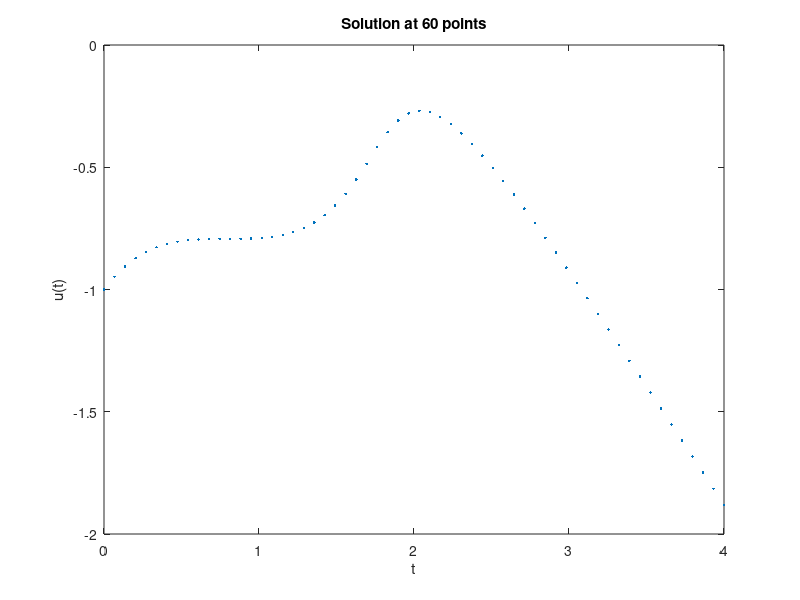

Here is the MATLAB script that generated this plot: (Note: this script raises an error after producing the figure.)
%%
% We return to he equation $u'=\sin[(u+t)^2]$ to see two variations on how 
% to obtain numerical solutions for it. In the first one, we
% can supply a vector of time nodes and receive the solution at exactly
% those times. 
f = @(t,u) sin( (t+u).^2 );
t = linspace(0,4,60)';
[t,u] = ode45(f,t,-1);
plot(t,u,'.')
xlabel('t'), ylabel('u(t)'), title('Solution at 60 points')     % ignore this line

%% 
% In the second variation, we see that it's also possible to create a 
% callable function for the solution. Essentially this is a high-quality 
% interpolant of the computed particular values. 
u = @(t) deval( ode45(f,[0,4],-1), t );
fplot(u,[0,4])
xlabel('t'), ylabel('u(t)'), title('Solution as a callable function')     % ignore this line
